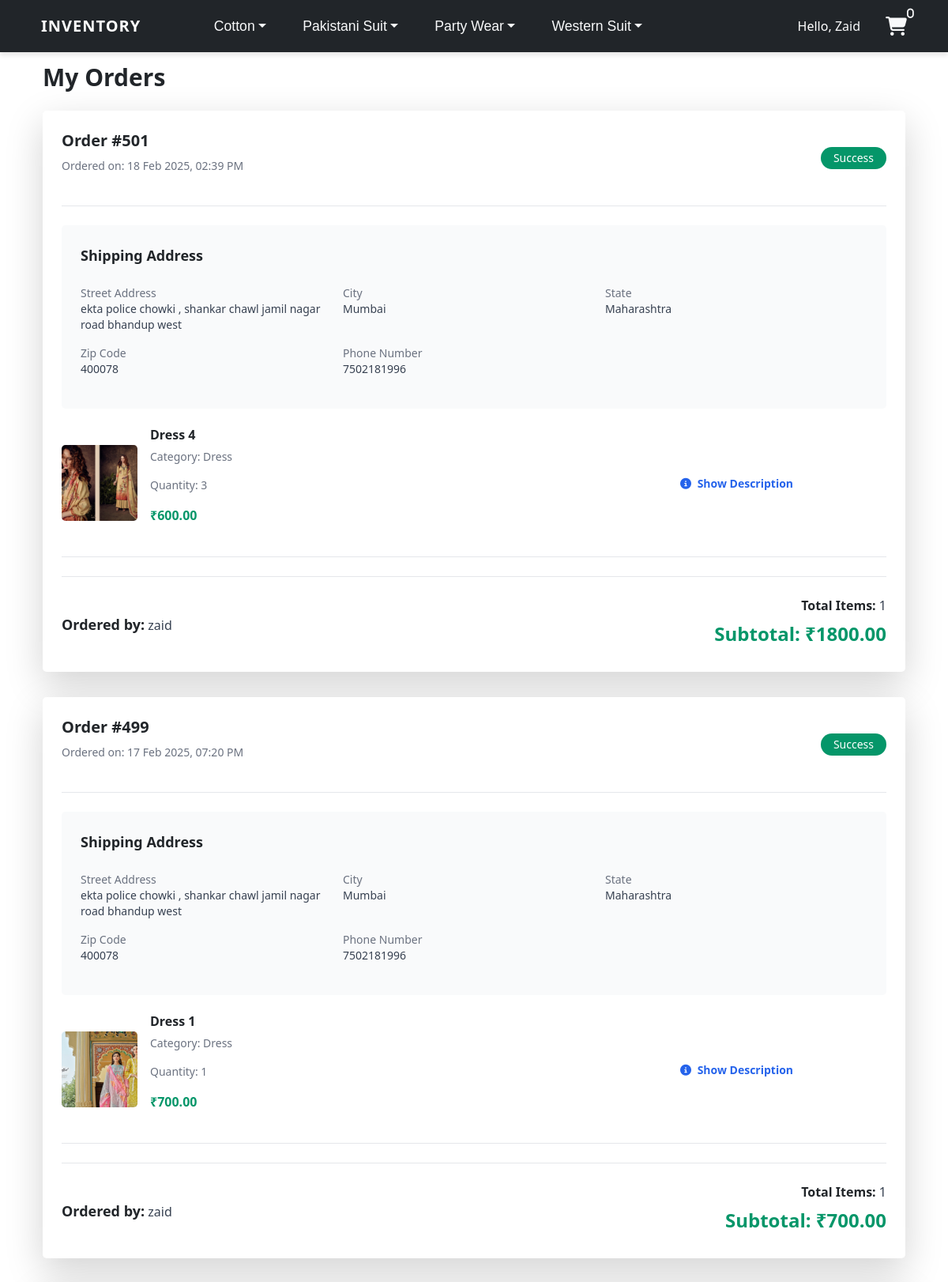
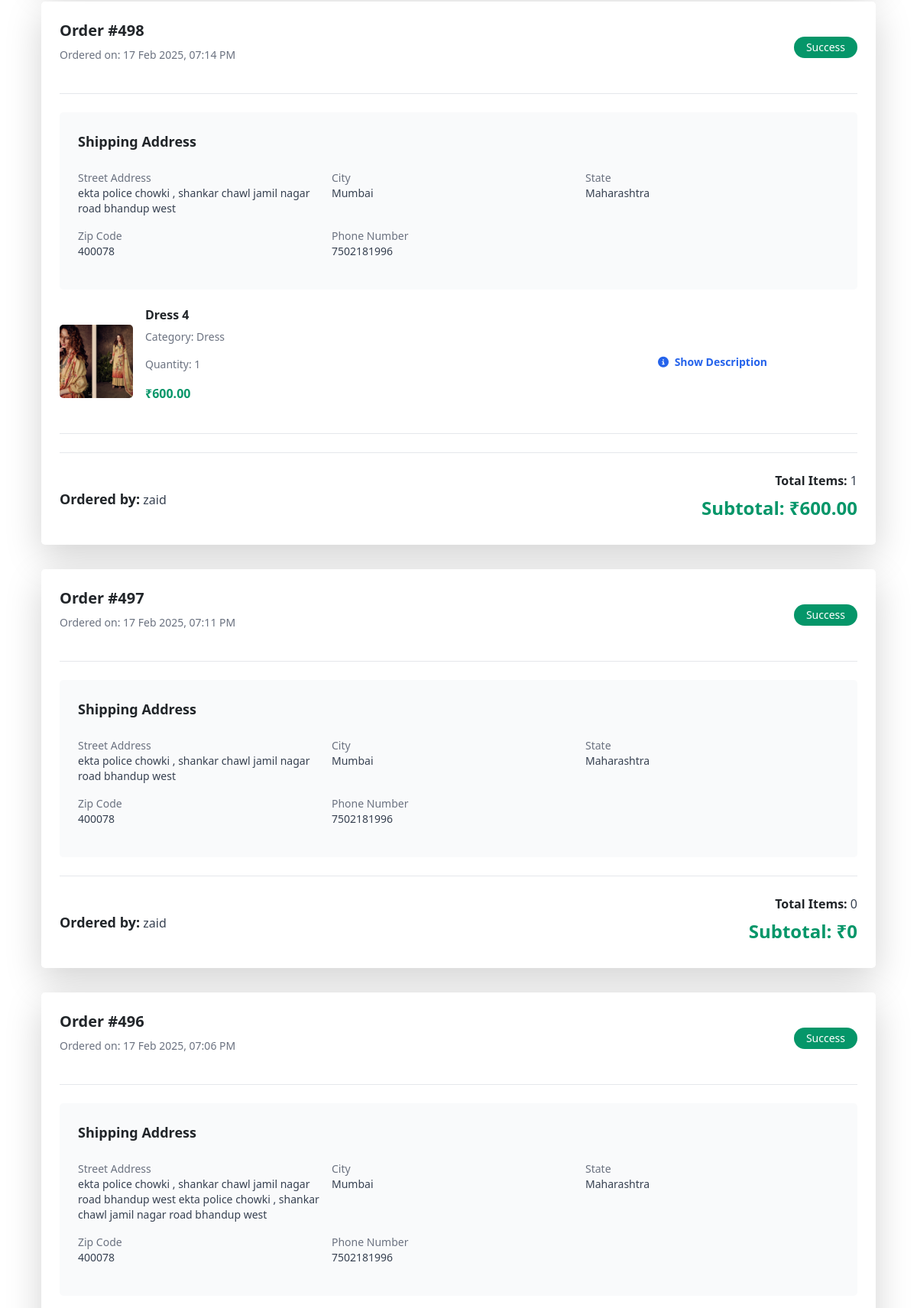
Screenshot of /myorder/ (signed in, upper part) with the database file from the repository (2 pictures, top to bottom).
### user/models.py (models this page shows, shortened)
class Order(models.Model):
    product = models.ForeignKey(Product, on_delete=models.CASCADE , null=True )
    shipping_address = models.ForeignKey('ShippingAddress', on_delete=models.SET_NULL, null=True, blank=True , related_name='shipping_addresses')
    staff = models.ForeignKey(User, on_delete=models.CASCADE, null=True)
    order_quantity = models.PositiveIntegerField(null=True)
    date = models.DateTimeField(auto_now_add=True)
    created_at = models.DateTimeField(auto_now_add=True)
    payment_status = models.CharField(
        max_length=20, choices=[('success', 'Success'), ('failed', 'Failed')],
        default='failed'
    )

class ShippingAddress(models.Model):
    customer = models.ForeignKey(User, on_delete=models.CASCADE , null=True)
    address = models.TextField()
    city = models.CharField(max_length=100)
    state = models.CharField(max_length=100)  # Added state
    zipcode = models.CharField(max_length=20)  # Added zipcode
    phone_no = models.CharField(max_length=20 , null=True , blank=True)
    order = models.ForeignKey(Order, on_delete=models.SET_NULL, null=True, related_name='shipping_addresses')  # Add related_name

class OrderItem(models.Model):
    product = models.ForeignKey(Product, on_delete=models.CASCADE)
    date = models.DateTimeField(auto_now_add=True)
    quantity = models.PositiveIntegerField(default=1)
    order = models.ForeignKey(Order, on_delete=models.CASCADE)

class Product(models.Model):
    name = models.CharField(max_length=100, blank=True , default='Untitled Product')
    category = models.CharField(max_length=20, choices=CATEGORY, blank=True ,default='Stationary')
    quantity = models.PositiveIntegerField()
    price = models.DecimalField(max_digits=10, decimal_places=2, default=0.00)
    description = models.TextField(blank=True, null=True)
    image = models.ImageField(upload_to='product_images/', blank=True, null=True)
    fake_price = models.DecimalField(max_digits=10, decimal_places=2, null=True, blank=True)
    new_arrival = models.BooleanField(default=False)

### user/views.py (the view)
# urls.py: path('myorder/', views.myorder, name='myorder'),
@login_required(login_url='login')
def myorder(request):
    orders = Order.objects.filter(staff=request.user).prefetch_related('orderitem_set').order_by('-date')  # Adjust relationship name if different
    cart = request.session.get('cart', {})
    orders_with_subtotals = []
    for order in orders:
        subtotal = sum(
            item.product.price * item.quantity for item in order.orderitem_set.all()
        )
        orders_with_subtotals.append({
            'order': order,
            'subtotal': subtotal,
        })
    context = {
        'cart_items':cart,
        'orders': orders,
        'orders_with_subtotals': orders_with_subtotals,
    }
    return render(request, 'dashboard/my_order.html', context)

### templates/dashboard/my_order.html (shortened to what this page needs)
{% extends 'partials/base.html' %}
{% block content %}
<div class="container mx-auto my-12 px-4 mt-20">
  <h2 class="text-3xl font-semibold mb-6">My Orders</h2>
  {% if orders_with_subtotals %}
    {% for order_data in orders_with_subtotals %}
    <div class="bg-white rounded-lg shadow-lg mb-8 p-6">
      <div class="flex justify-between items-center border-b pb-4 mb-4">
        <div>
          <h5 class="text-xl font-semibold">Order #{{ order_data.order.id }}</h5>
          <p class="text-sm text-gray-500">Ordered on: {{ order_data.order.date|date:"d M Y, h:i A" }}</p>
        </div>
        <div class="flex items-center space-x-2">
          <span class="inline-flex items-center px-3 py-1 rounded-full text-sm font-medium bg-green-600 text-white">
            {{ order_data.order.payment_status|capfirst }}
          </span>
        </div>
      </div>
      <div class="bg-gray-50 p-6 rounded-lg mb-6">
        <h6 class="font-semibold text-lg mb-4">Shipping Address</h6>
        <div class="grid grid-cols-1 sm:grid-cols-2 md:grid-cols-3 gap-0">
          <div class="flex flex-col">
            <span class="text-sm text-gray-500 font-medium">Street Address</span>
            <p class="text-sm text-gray-700">{{ order_data.order.shipping_address.address }}</p>
          </div>
          <div class="flex flex-col">
            <span class="text-sm text-gray-500 font-medium">City</span>
            <p class="text-sm text-gray-700">{{ order_data.order.shipping_address.city }}</p>
          </div>
          <div class="flex flex-col">
            <span class="text-sm text-gray-500 font-medium">State</span>
            <p class="text-sm text-gray-700">{{ order_data.order.shipping_address.state }}</p>
          </div>
          <div class="flex flex-col">
            <span class="text-sm text-gray-500 font-medium">Zip Code</span>
            <p class="text-sm text-gray-700">{{ order_data.order.shipping_address.zipcode }}</p>
          </div>
          <div class="flex flex-col">
            <span class="text-sm text-gray-500 font-medium">Phone Number</span>
            <p class="text-sm text-gray-700">{{ order_data.order.shipping_address.phone_no }}</p>
          </div>
        </div>
      </div>
      <div class="space-y-6">
        {% for item in order_data.order.orderitem_set.all %}
        <div class="flex justify-between items-center border-b pb-4">
          <div class="flex items-center space-x-4">
            <div class="w-24 h-24 rounded-lg overflow-hidden">
              <img src="{{ item.product.image.url }}" alt="{{ item.product.name }}" class="w-full h-full object-cover">
            </div>
            <div>
              <h6 class="font-semibold text-md">{{ item.product.name }}</h6>
              <p class="text-sm text-gray-500">Category: {{ item.product.category }}</p>
              <p class="text-sm text-gray-500">Quantity: {{ item.quantity }}</p>
              <p class="font-semibold text-green-600">₹{{ item.product.price }}</p>
            </div>
          </div>
          <div class=" w-1/4">
            <button class="text-blue-600 text-sm font-semibold " type="button" data-bs-toggle="collapse" data-bs-target="#desc-{{ item.product.id }}" aria-expanded="false" aria-controls="desc-{{ item.product.id }}">
              <i class="fas fa-info-circle mr-1"></i> Show Description
            </button>
          </div>
        </div>
        {% endfor %}
      </div>
      <div class="flex justify-between items-center mt-6 border-t pt-4">
        <div>
          <strong class="text-lg">Ordered by:</strong> <span class="text-gray-700">{{ order_data.order.staff.username }}</span>
        </div>
        <div class="text-right">
          <strong class="text-md">Total Items:</strong> <span class="text-gray-700">{{ order_data.order.orderitem_set.count }}</span><br>
          <h5 class="text-2xl font-semibold text-green-600 mt-2">Subtotal: ₹{{ order_data.subtotal }}</h5>
        </div>
      </div>
    </div>
    {% endfor %}
  {% else %}
    <p class="text-center text-lg text-gray-500">You have no orders yet.</p>
  {% endif %}
</div>
{% endblock %}

### templates/partials/nav.html (shortened to what this page needs)
<head>
  <link rel="stylesheet" href="https://cdnjs.cloudflare.com/ajax/libs/font-awesome/6.7.2/css/all.min.css" />
  <link href="https://cdn.jsdelivr.net/npm/bootstrap@5.3.0-alpha1/dist/css/bootstrap.min.css" rel="stylesheet" />
</head>
<body>
  <nav class="navbar navbar-expand-lg" style="position: fixed;top: 0; z-index: 999; width: 100%;">
    <div class="container-fluid">
      <a class="navbar-brand" href="{% url 'test' %}">Inventory</a>
      <div class="collapse navbar-collapse" id="navbarSupportedContent">
        <ul class="navbar-nav me-auto mb-2 mb-lg-0">
            {% if not user.is_staff %}
            <li class="nav-item dropdown">
              <a class="nav-link dropdown-toggle active" href="{% url 'test' %}" id="navbarDropdown" role="button" data-bs-toggle="dropdown" aria-expanded="false">Cotton</a>
            </li>
            <li class="nav-item dropdown">
              <a class="nav-link dropdown-toggle active" href="{% url 'test' %}" id="navbarDropdown" role="button" data-bs-toggle="dropdown" aria-expanded="false">Pakistani Suit</a>
            </li>
            <li class="nav-item dropdown">
              <a class="nav-link dropdown-toggle active" href="{% url 'test' %}" id="navbarDropdown" role="button" data-bs-toggle="dropdown" aria-expanded="false">Party Wear</a>
            </li>
            <li class="nav-item dropdown">
              <a class="nav-link dropdown-toggle active" href="{% url 'test' %}" id="navbarDropdown" role="button" data-bs-toggle="dropdown" aria-expanded="false">Western Suit</a>
            </li>
            {% endif %}
          </ul>
        <form class="d-flex" role="search">
          <div class="profile-dropdown">
            {% if user.is_authenticated %}
              <span class="text-white">Hello,</span>
              <a href="{% url 'profile' %}" style="text-transform: capitalize;" class="profile">{{ user.username }}</a>
            {% else %}
              <span class="text-white"></span>
              <a href="{% url 'login' %}" class="profile login-popup">Login</a>
            {% endif %}
          </div>
        </form>
        {% if not request.user.is_staff %}
          <div class="cart">
            <a href="{% url 'cart' %}" class="cart-icon"><i class="fa-solid fa-cart-shopping"><span class="cart-count">{{ cart_items|length }}</span></i></a>
          </div>
        {% endif %}
      </div>
    </div>
  </nav>
</body>

### templates/partials/base.html (style rules this page uses)
* { margin: 0; padding: 0; box-sizing: border-box; }
h1,h2,h3,h4,h5,h6 { color:hsl(0, 0%, 30%); }
.navbar { background-color: #212529 !important; padding: 1rem 2rem; box-shadow: 0 4px 6px rgba(0, 0, 0, 0.1); }
.navbar-brand { color: #ffffff !important; }
.navbar-nav .nav-link { color: #f8f9fa !important; }
.navbar { background-color: #212529; padding: 1rem 2rem; box-shadow: 0 4px 6px rgba(0, 0, 0, 0.1); }
.profile-dropdown { position: relative; }
.navbar-brand { color: #ffffff; font-size: 1.75rem; font-weight: bold; text-transform: uppercase; letter-spacing: 1px; transition: color 0.3s ease; }
.navbar-brand { color: #ffffff; font-size: 1.75rem; font-weight: bold; text-transform: uppercase; letter-spacing: 1px; transition: color 0.3s ease; padding-left: 40px; }
.navbar-nav .nav-link { color: #f8f9fa; font-size: 1.1rem; padding: 0.75rem 1rem; transition: color 0.3s ease; }
.navbar-nav .nav-link.active { color: #ffffff; }
.d-flex { align-items: center; gap: 1rem; margin-right: 1rem; }
.profile, .logout { color: #f8f9fa; text-decoration: none; font-size: 1rem; font-weight: 500; }
.cart-icon { color: #f8f9fa; font-size: 1.5rem; margin-left: 1rem; transition: color 0.3s ease; }

### templates/partials/nav.html (style rules this page uses)
* { margin: 0; padding: 0; box-sizing: ; }
.navbar-nav { display: flex; justify-content: center; width: 70%; }
.nav-item { margin: 0 15px; }
.nav-link { font-size: 18px; font-family: 'Arial', sans-serif; transition: color 0.3s ease, transform 0.3s ease; }
.cart-count { position: absolute; top: 10px; font-size: 14px; }
.cart { padding-right: 40px; }

### rows the page displays
Order: order.id "501", order "18 Feb 2025, 02:39 PM", order.payment_status "Success", order.shipping_address.address "ekta police chowki , shankar chawl jamil nagar road bhandup west", order.shipping_address.city "Mumbai", order.shipping_address.state "Maharashtra", order.shipping_address.zipcode "400078", order.shipping_address.phone_no "7502181996", order.staff.username "zaid", order.orderitem_set.count "1", subtotal "1800.00"
OrderItem: product.image (picture), product.name "Dress 4", product.category "Dress", quantity "3", product.price "600.00"
Order: order.id "499", order "17 Feb 2025, 07:20 PM", order.payment_status "Success", order.shipping_address.address "ekta police chowki , shankar chawl jamil nagar road bhandup west", order.shipping_address.city "Mumbai", order.shipping_address.state "Maharashtra", order.shipping_address.zipcode "400078", order.shipping_address.phone_no "7502181996", order.staff.username "zaid", order.orderitem_set.count "1", subtotal "700.00"
OrderItem: product.image (picture), product.name "Dress 1", product.category "Dress", quantity "1", product.price "700.00"
Order: order.id "498", order "17 Feb 2025, 07:14 PM", order.payment_status "Success", order.shipping_address.address "ekta police chowki , shankar chawl jamil nagar road bhandup west", order.shipping_address.city "Mumbai", order.shipping_address.state "Maharashtra", order.shipping_address.zipcode "400078", order.shipping_address.phone_no "7502181996", order.staff.username "zaid", order.orderitem_set.count "1", subtotal "600.00"
OrderItem: product.image (picture), product.name "Dress 4", product.category "Dress", quantity "1", product.price "600.00"
Order: order.id "497", order "17 Feb 2025, 07:11 PM", order.payment_status "Success", order.shipping_address.address "ekta police chowki , shankar chawl jamil nagar road bhandup west", order.shipping_address.city "Mumbai", order.shipping_address.state "Maharashtra", order.shipping_address.zipcode "400078", order.shipping_address.phone_no "7502181996", order.staff.username "zaid", order.orderitem_set.count "0", subtotal "0"
Order: order.id "496", order "17 Feb 2025, 07:06 PM", order.payment_status "Success", order.shipping_address.address "ekta police chowki , shankar chawl jamil nagar road bhandup west ekta police chowki , shankar chawl jamil nagar road bhandup west", order.shipping_address.city "Mumbai", order.shipping_address.state "Maharashtra", order.shipping_address.zipcode "400078", order.shipping_address.phone_no "7502181996"

### other values shown
{{ user.username }} "Zaid"
{{ cart_items|length }} "0"
